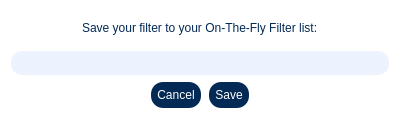
<?xml version="1.0" encoding="UTF-8"?>
<ui version="4.0">
 <class>PinFilter</class>
 <widget class="QDialog" name="PinFilter">
  <property name="geometry">
   <rect>
    <x>0</x>
    <y>0</y>
    <width>400</width>
    <height>120</height>
   </rect>
  </property>
  <property name="windowTitle">
   <string>Dialog</string>
  </property>
  <property name="styleSheet">
   <string notr="true">QDialog{
background-color:white;
}

QPushButton{
    background-color: rgb(3, 41, 85);
	color: white;
    border-radius: 13px;
    padding: 5px;




    border-style: outset;
    border-width: 2px;
	border-color: rgba(0,0,0,0);
    min-width: 5em;
}


QPushButton:pressed {
	/* Color to use for clicking*/
    background-color: rgb(7, 100, 207);
    border-style: inset;
}



QFrame
{
background:rgb(255,255,255);


color:rgb(3, 41, 85);
}







</string>
  </property>
  <layout class="QVBoxLayout" name="verticalLayout">
   <item>
    <layout class="QHBoxLayout" name="horizontalLayout_2">
     <item>
      <spacer name="horizontalSpacer">
       <property name="orientation">
        <enum>Qt::Horizontal</enum>
       </property>
       <property name="sizeHint" stdset="0">
        <size>
         <width>40</width>
         <height>20</height>
        </size>
       </property>
      </spacer>
     </item>
     <item>
      <widget class="QLabel" name="label">
       <property name="text">
        <string>Save your filter to your On-The-Fly Filter list:</string>
       </property>
      </widget>
     </item>
     <item>
      <spacer name="horizontalSpacer_2">
       <property name="orientation">
        <enum>Qt::Horizontal</enum>
       </property>
       <property name="sizeHint" stdset="0">
        <size>
         <width>40</width>
         <height>20</height>
        </size>
       </property>
      </spacer>
     </item>
    </layout>
   </item>
   <item>
    <layout class="QHBoxLayout" name="horizontalLayout_3">
     <item>
      <widget class="QLineEdit" name="pinName">
       <property name="styleSheet">
        <string notr="true">
color:rgb(3, 41, 85);
background-color:#EDF3FE;
border-radius: 11px;
padding:4px;

</string>
       </property>
       <property name="alignment">
        <set>Qt::AlignCenter</set>
       </property>
      </widget>
     </item>
    </layout>
   </item>
   <item>
    <layout class="QHBoxLayout" name="horizontalLayout">
     <item>
      <widget class="QDialogButtonBox" name="buttonBox">
       <property name="layoutDirection">
        <enum>Qt::RightToLeft</enum>
       </property>
       <property name="orientation">
        <enum>Qt::Horizontal</enum>
       </property>
       <property name="standardButtons">
        <set>QDialogButtonBox::Cancel|QDialogButtonBox::Save</set>
       </property>
       <property name="centerButtons">
        <bool>true</bool>
       </property>
      </widget>
     </item>
    </layout>
   </item>
  </layout>
 </widget>
 <resources/>
 <connections>
  <connection>
   <sender>buttonBox</sender>
   <signal>accepted()</signal>
   <receiver>PinFilter</receiver>
   <slot>accept()</slot>
   <hints>
    <hint type="sourcelabel">
     <x>248</x>
     <y>254</y>
    </hint>
    <hint type="destinationlabel">
     <x>157</x>
     <y>274</y>
    </hint>
   </hints>
  </connection>
  <connection>
   <sender>buttonBox</sender>
   <signal>rejected()</signal>
   <receiver>PinFilter</receiver>
   <slot>reject()</slot>
   <hints>
    <hint type="sourcelabel">
     <x>316</x>
     <y>260</y>
    </hint>
    <hint type="destinationlabel">
     <x>286</x>
     <y>274</y>
    </hint>
   </hints>
  </connection>
 </connections>
</ui>
